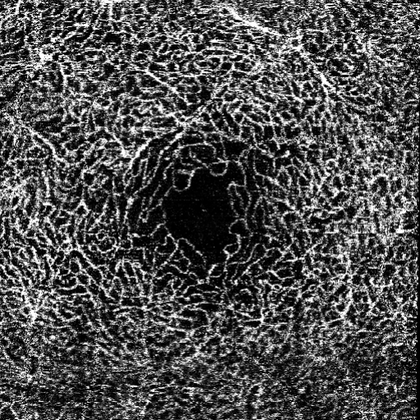
%> input picture samples/sample1.png, 420 x 420 px, shrunk from 512 x 512 before the run
$ octave auto_locate_initial_point.m   (GNU Octave 9; MATLAB toolbox functions it lacks are replaced by stand-ins)
%> lines starting %> are read from the running program, lines starting %| are printed output that depends on the picture
%Auto located the initial point
close all
clear
CurrentDir = pwd;
[filename,pathname] = uigetfile({'*.jpg;*.png;*.tif','OCTA Images *.jpg *.png *.tif'},'choose OCTA images',CurrentDir);
%> the answer given: ../../samples/sample1.png

if pathname == 0
    return
end
FullPath = fullfile(pathname,filename);
I = imread(FullPath);
%> I is the input picture: size 420x420 uint8; min 0, max 255, mean 78.5

% [4 lines of commented-out code are left out]
grayImg = I;
[width, height] = size(grayImg);
%> width = 420; height = 420

% [9 lines of commented-out code are left out]
totalGrayValue = sum(sum(grayImg));
%> totalGrayValue = 13850650
gTH = totalGrayValue/width/height;
%> gTH = 78.52
gTH = 10;

% [35 lines of commented-out code are left out]
imshow(grayImg);

maxDistance = 0;
centrePXH = 0;
centrePYH = 0;
for row=1:width
    p = 0; curDistance = 0;
    for col=1:height
          if grayImg(row, col) > gTH
              curDistance = col - p;

              if curDistance > maxDistance
                  maxDistance = curDistance;
                  centrePXH = row;
                  centrePYH = p + curDistance/2;
              end
              p = col;
          end
      end
end
%> after the loop, centrePXH = 202; centrePYH = 196.5; maxDistance = 67
x1 = centrePXH; y1 = centrePYH-maxDistance/2;
%> after `x1 = centrePXH`: x1 = 202
%> after `y1 = centrePYH-maxDistance/2`: y1 = 163
x2 = centrePXH; y2 = centrePYH+maxDistance/2;
%> after `x2 = centrePXH`: x2 = 202
%> after `y2 = centrePYH+maxDistance/2`: y2 = 230
%line([x1,x2],[y1,y2]);
line([y1,y2],[x1,x2]);

hold on
th = 0:pi/50:2*pi;
r = 10;
xunit = r * cos(th) + centrePYH;
%> xunit = 101 values, max 206.5 at index 1, min 186.5 at index 51, mean 196.6
yunit = r * sin(th) + centrePXH;
%> yunit = 101 values, max 212 at index 26, min 192 at index 76, mean 202
h = plot(xunit, yunit);
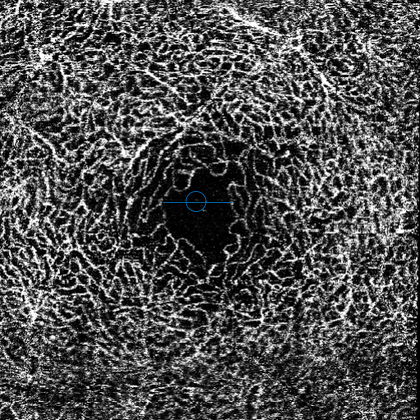
%> figure redrawn from the program's plot data
hold off
% [26 lines of commented-out code are left out]

$ run again, on samples/sample3.png
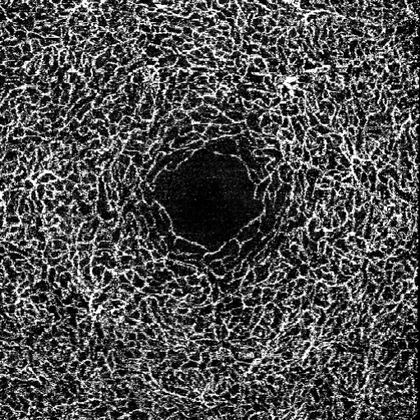
%> input picture samples/sample3.png, 420 x 420 px, shrunk from 512 x 512 before the run
%> I is the input picture: size 420x420 uint8; min 0, max 255, mean 77.3
%> totalGrayValue = 13644531
%> gTH = 77.35
%> after the loop `for row=1:width`: centrePXH = 204; centrePYH = 206; maxDistance = 58
%> x1 = 204
%> y1 = 177
%> x2 = 204
%> y2 = 235
%> xunit = 101 values, max 216 at index 1, min 196 at index 51, mean 206.1
%> yunit = 101 values, max 214 at index 26, min 194 at index 76, mean 204
%> `h = plot(xunit, yunit);`:
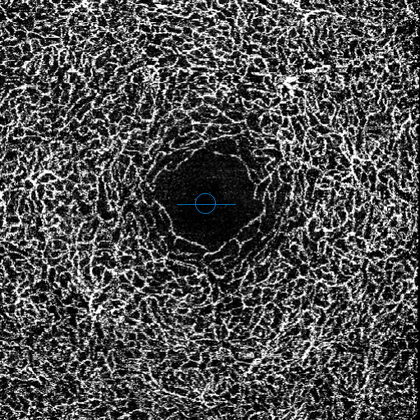
%> figure redrawn from the program's plot data
